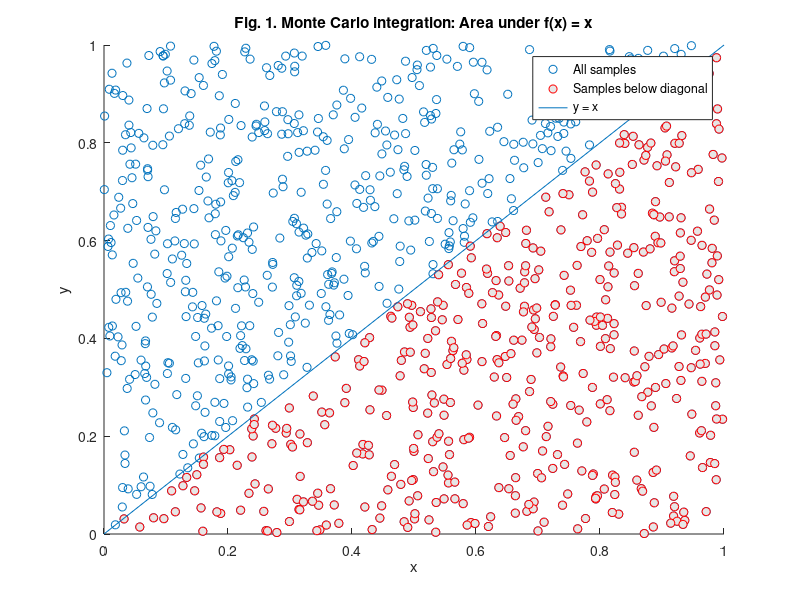
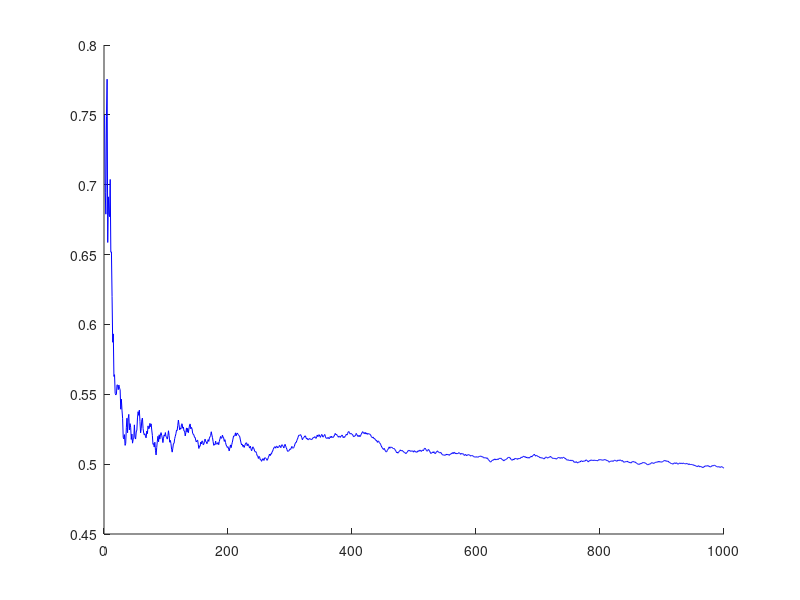

MATLAB code for these plots, in order: (Note: this script raises an error after producing the figures.)
% Exercise - Monte Carlo integration of identity function

%% 1. Aim of the exercise
% To understand Monte Carlo (MC) integration by estimating the area under
% the identity function on the interval from 0 to 1 using random samples.

%% 2. Theory
% Refer to the accompanying PDF file for the theory.

%% 3. Define the number of samples 

% 3.1. Clear workspace and memory
clear;

% 3.2. Set number of random samples for estimation
N_samples = 1000; % Number of random draws from the target distribution

%% 4. Monte Carlo integration: Estimating integrals via sampling

% 4.1. Generate random samples from a uniform distribution on [0, 1]
uniform_samples = random('Uniform',0,1,[N_samples,1]);

% 4.2. MC estimate of the integral of f(x) = x over [0,1]
integral_estimate = mean(uniform_samples);

% Averaging f(x) = x over random values in [0,1] gives an estimate of the
% integral.

%% 5. The true value of the integral of the identity function over [0,1]

integral_true_value = 0.5; 

%% 6. Geometric interpretation of MC integration

% We sample random points (x,y) uniformly in the unit square [0,1] × [0,1].
% Each x-value (from x_samples) is treated as a fixed input to the function
% f(x) = x. Each y-value (from y_samples) is an independent random vertical
% coordinate. We do not compute f(x) directly. Instead, we test whether y <
% f(x). Points satisfying y < x lie below the curve and contribute to the
% area estimate. The fraction of such points approximates the integral of
% f(x) = x over [0,1].

% 6.1 Create (x, y) points uniformly in the unit square
x_samples = uniform_samples; % x-coordinates sampled uniformly in [0,1]
y_samples = random('Uniform',0,1, ...
    [N_samples,1]); % y-coordinates sampled independently in [0,1]

% 6.2. Identify points below the diagonal y < x
below_diagonal = y_samples < x_samples; 

% 6.3. Visualizing area estimation via Monte Carlo sampling
figure
hold on
scatter(x_samples,y_samples,'ro') % All samples
scatter(x_samples(below_diagonal),y_samples(below_diagonal), ...
    'o','MarkerEdgeColor','r','MarkerFaceColor', ...
    [0.9 0.9 0.9]); % Samples below diagonal
plot([0 1],[0 1]) % Diagonal line y = x
title('Fig. 1. Monte Carlo integration: Area under f(x) = x')
xlabel('x')
ylabel('y')
legend('All samples','Samples below diagonal','y = x')
hold off

%% 7. Convergence behavior of the MC integral estimate

% 7.1. Track how the estimate evolves with more samples
convergence_integral_estimate = cumsum(uniform_samples)./(1:N_samples)';

% cumsum computes the cumulative sum: [x1, x1+x2, x1+x2+x3, ...], where
% each xi is a sample from the uniform distribution. Dividing by [1, 2, 3,
% ...] gives the running mean at each step. This mimics adding one sample
% at a time and tracking how the estimate evolves. The running mean shows
% how our MC estimate of the integral evolves as more samples are added.
% Ideally, it should stabilize near the true value (0.5 for f(x) = x over
% [0,1]) due to the law of large numbers.

% 7.2. Track how the mean squared error (MSE) evolves with more samples
convergence_MSE = cumsum((uniform_samples-integral_true_value).^2) ...
    ./(1:N_samples)';

% Each term (xi-true_value)^2 measures the squared error of a sample
% relative to the true integral. cumsum accumulates these squared errors,
% and dividing by [1, 2, 3, ...] gives the running mean squared error. This
% shows how the average squared error of the MC estimate decreases as more
% samples are added. Ideally, the MSE should decay toward zero as sample
% size increases, reflecting improved accuracy.

% 7.3. Theoretical benchmark

theoretical_error_decay = 1./sqrt(1:N_samples);

% The MC error typically decreases proportionally to 1/sqrt(N) as the
% number of samples N increases. This line illustrates how fast we expect
% the error to decay with sample size. The reason: each sample has some
% variance, and averaging N samples reduces that variance by a factor of
% 1/N. The standard deviation (i.e., typical error) is the square root of
% the variance, hence it decays as 1/sqrt(N). This behavior arises from the
% Central Limit Theorem, which states that the distribution of the sample
% mean approaches a normal distribution as N increases, with variance
% decreasing as 1/N.

%% 8. Visualize convergence of the MC estimate and its error

% 8.1. Plot how the Monte Carlo estimate converges to the true value
figure
hold on
plot(1:N_samples,convergence_integral_estimate,'b','DisplayName', ...
    'MC integral estimate');
yline(integral_true_value,'DisplayName','True integral value');
title('Fig. 2. Convergence of Monte Carlo estimate');
xlabel('Number of samples (draws)');
ylabel('Integral estimate');
legend('show');
hold off

% 8.2. Plot how the MSE decreases with more samples
figure
hold on
plot(1:N_samples,convergence_MSE,'r','DisplayName','MSE of MC estimate');
plot(1:N_samples,theoretical_error_decay,'g','DisplayName', ...
    'Theoretical error decay');
title('Fig. 3. Convergence of MC estimation error metrics')
xlabel('Number of samples (draws)');
ylabel('Integral estimate error metrics');
legend('show');
hold off
